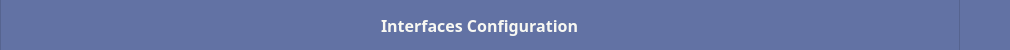
     <widget class="QFrame" name="frameTop">
      <property name="minimumSize">
       <size>
        <width>0</width>
        <height>50</height>
       </size>
      </property>
      <property name="maximumSize">
       <size>
        <width>16777215</width>
        <height>50</height>
       </size>
      </property>
      <property name="styleSheet">
       <string notr="true"/>
      </property>
      <property name="frameShape">
       <enum>QFrame::Shape::NoFrame</enum>
      </property>
      <property name="frameShadow">
       <enum>QFrame::Shadow::Raised</enum>
      </property>
      <layout class="QHBoxLayout" name="horizontalLayout_15">
       <property name="spacing">
        <number>0</number>
       </property>
       <property name="leftMargin">
        <number>0</number>
       </property>
       <property name="topMargin">
        <number>0</number>
       </property>
       <property name="rightMargin">
        <number>0</number>
       </property>
       <property name="bottomMargin">
        <number>0</number>
       </property>
       <item>
        <widget class="QFrame" name="frameTop_1">
         <property name="minimumSize">
          <size>
           <width>0</width>
           <height>50</height>
          </size>
         </property>
         <property name="maximumSize">
          <size>
           <width>16777215</width>
           <height>50</height>
          </size>
         </property>
         <property name="styleSheet">
          <string notr="true">#frameTop_1 {	
	background-color: #6272a4;
	border-left:1px solid #566490;
	border-right:1px solid #566490;
}</string>
         </property>
         <property name="frameShape">
          <enum>QFrame::Shape::NoFrame</enum>
         </property>
         <property name="frameShadow">
          <enum>QFrame::Shadow::Raised</enum>
         </property>
         <layout class="QGridLayout" name="gridLayout_8">
          <item row="0" column="0">
           <spacer name="horizontalSpacer_12">
            <property name="orientation">
             <enum>Qt::Orientation::Horizontal</enum>
            </property>
            <property name="sizeHint" stdset="0">
             <size>
              <width>372</width>
              <height>20</height>
             </size>
            </property>
           </spacer>
          </item>
          <item row="0" column="1">
           <widget class="QLabel" name="label_2">
            <property name="font">
             <font>
              <family>Droid Sans</family>
              <pointsize>-1</pointsize>
              <bold>true</bold>
             </font>
            </property>
            <property name="styleSheet">
             <string notr="true">QLabel {
	color: #f8f8f2;
	font-size: 16px;
}</string>
            </property>
            <property name="text">
             <string>Interfaces Configuration</string>
            </property>
           </widget>
          </item>
          <item row="0" column="2">
           <spacer name="horizontalSpacer_13">
            <property name="orientation">
             <enum>Qt::Orientation::Horizontal</enum>
            </property>
            <property name="sizeHint" stdset="0">
             <size>
              <width>372</width>
              <height>20</height>
             </size>
            </property>
           </spacer>
          </item>
         </layout>
        </widget>
       </item>
       <item>
        <widget class="QFrame" name="frameTop_2">
         <property name="minimumSize">
          <size>
           <width>50</width>
           <height>50</height>
          </size>
         </property>
         <property name="maximumSize">
          <size>
           <width>16777215</width>
           <height>50</height>
          </size>
         </property>
         <property name="styleSheet">
          <string notr="true">#frameTop_2 {	
	background-color: #6272a4;
}</string>
         </property>
         <property name="frameShape">
          <enum>QFrame::Shape::NoFrame</enum>
         </property>
         <property name="frameShadow">
          <enum>QFrame::Shadow::Raised</enum>
         </property>
         <layout class="QHBoxLayout" name="horizontalLayout_13">
          <property name="spacing">
           <number>5</number>
          </property>
          <property name="leftMargin">
           <number>5</number>
          </property>
          <property name="topMargin">
           <number>0</number>
          </property>
          <property name="rightMargin">
           <number>5</number>
          </property>
          <property name="bottomMargin">
           <number>0</number>
          </property>
          <item>
           <widget class="QPushButton" name="pushButtonCloseApp">
            <property name="minimumSize">
             <size>
              <width>28</width>
              <height>28</height>
             </size>
            </property>
            <property name="maximumSize">
             <size>
              <width>28</width>
              <height>28</height>
             </size>
            </property>
            <property name="styleSheet">
             <string notr="true">QPushButton {	
	background-color: rgba(255, 255, 255, 0);
	border: none; 
	border-radius: 5px;
	color: white;
}

QPushButton:hover {
	background-color:  #D21F3C;
	border-style: solid;
	border-radius: 4px;
	color: white;
}
QPushButton:pressed {
	background-color: #B31431;
	border-style: solid;
	border-radius: 4px;
	color: white;
}</string>
            </property>
            <property name="text">
             <string/>
            </property>
            <property name="icon">
             <iconset resource="q_resources.qrc">
              <normaloff>:/icons/icons/icon_close.png</normaloff>:/icons/icons/icon_close.png</iconset>
            </property>
           </widget>
          </item>
         </layout>
        </widget>
       </item>
      </layout>
     </widget>
